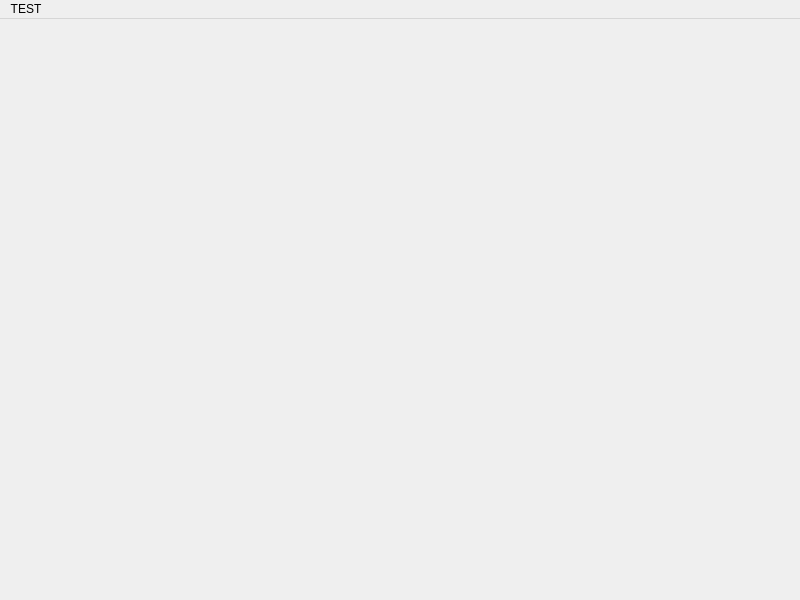
<?xml version="1.0" encoding="UTF-8"?>
<ui version="4.0">
 <class>MainWindowView</class>
 <widget class="QMainWindow" name="MainWindowView">
  <property name="geometry">
   <rect>
    <x>0</x>
    <y>0</y>
    <width>800</width>
    <height>600</height>
   </rect>
  </property>
  <property name="sizePolicy">
   <sizepolicy hsizetype="Fixed" vsizetype="Fixed">
    <horstretch>0</horstretch>
    <verstretch>0</verstretch>
   </sizepolicy>
  </property>
  <property name="minimumSize">
   <size>
    <width>800</width>
    <height>600</height>
   </size>
  </property>
  <property name="maximumSize">
   <size>
    <width>800</width>
    <height>600</height>
   </size>
  </property>
  <property name="windowTitle">
   <string>smove</string>
  </property>
  <widget class="QWidget" name="centralWidget">
   <widget class="QWidget" name="horizontalLayoutWidget">
    <property name="geometry">
     <rect>
      <x>-1</x>
      <y>-1</y>
      <width>241</width>
      <height>581</height>
     </rect>
    </property>
    <layout class="QHBoxLayout" name="ListLayout"/>
   </widget>
  </widget>
  <widget class="QMenuBar" name="menuBar">
   <property name="geometry">
    <rect>
     <x>0</x>
     <y>0</y>
     <width>800</width>
     <height>22</height>
    </rect>
   </property>
   <property name="sizePolicy">
    <sizepolicy hsizetype="Fixed" vsizetype="Fixed">
     <horstretch>0</horstretch>
     <verstretch>0</verstretch>
    </sizepolicy>
   </property>
   <property name="nativeMenuBar">
    <bool>false</bool>
   </property>
   <widget class="QMenu" name="menuTEST">
    <property name="title">
     <string>TEST</string>
    </property>
   </widget>
   <addaction name="menuTEST"/>
  </widget>
 </widget>
 <layoutdefault spacing="6" margin="11"/>
 <resources/>
 <connections/>
</ui>
